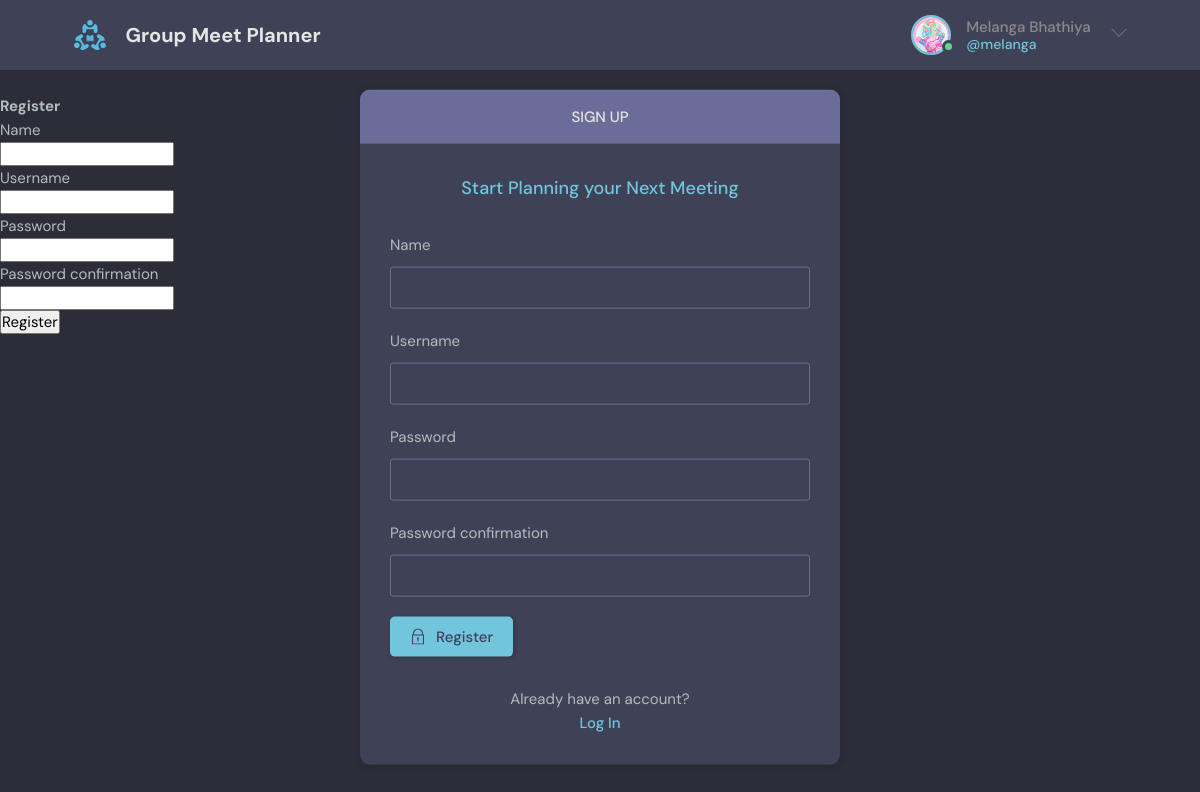
Page /register (signed in) on the committed database.
### base/models.py (models this page shows)
class User(AbstractUser):
    name = models.CharField(max_length=200, null=True)
    email = models.EmailField(null=True, blank=True)
    bio = models.TextField(null=True, blank=True)
    profile_pic = models.ImageField(null=True, default="avatar.svg")
    REQUIRED_FIELDS = []

### base/views.py (the view, shortened to what this page needs)
# urls.py: path('register', views.register_user, name="register-page"),
def register_user(request):
    form = ModifiedUserCreationForm()
    return render(request, 'base/register.html', {'register_form': form})

### base/forms.py
class ModifiedUserCreationForm(UserCreationForm):
    class Meta:
        model = User
        fields = ['name', 'username', 'password1', 'password2']

### base/templates/base/register.html (shortened to what this page needs)
{% extends 'main.html' %}
{% block content %}
    <main class="auth layout">
        <div class="container">
            <div class="layout__box">
                <div class="layout__boxHeader">
                    <div class="layout__boxTitle">
                        <h3>Sign up</h3>
                    </div>
                </div>
                <div class="layout__body">
                    <h2 class="auth__tagline">Start Planning your Next Meeting</h2>
                    <form class="form" action="" method="POST">
                        {% for field in register_form %}
                            <div class="form__group form__group">
                                <label>{{ field.label }}</label>
                                {{ field }}
                            </div>
                        {% endfor %}
                        <button class="btn btn--main" type="submit">
                            Register
                        </button>
                    </form>
                    <div class="auth__action">
                        <p>Already have an account?</p>
                        <a href="{% url 'login-page' %}" class="btn btn--link">Log In</a>
                    </div>
                </div>
            </div>
        </div>
    </main>
    <h2>Register</h2>
    <form method="POST" action="">
        {% for field in register_form %}
            <div>
                <label>{{ field.label }}<br>
                    {{ field }}</label>
            </div>
        {% endfor %}
        <input type="submit" value="Register">
    </form>
{% endblock %}

### templates/navbar.html (shortened to what this page needs)
{% load static %}
<header class="header header--loggedIn">
  <div class="container">
    <a href="{% url 'home' %}" class="header__logo">
      <img src="{% static 'images/logo.svg'%}" />
      <h1>Group Meet Planner</h1>
    </a>
    <nav class="header__menu">
    {% if request.user.is_authenticated %}
      <div class="header__user">
        <a href="{% url 'home' %}">
          <div class="avatar avatar--medium active">
            <img src="{{ request.user.profile_pic.url }}" />
          </div>
          <p>{{ request.user.name }} <span>@{{ request.user.username }}</span></p>
        </a>
        <button class="dropdown-button">
          <svg version="1.1" xmlns="http://www.w3.org/2000/svg" width="32" height="32" viewBox="0 0 32 32">
            <title>chevron-down</title>
            <path d="M16 21l-13-13h-3l16 16 16-16h-3l-13 13z"></path>
          </svg>
        </button>
      </div>
    {% else %}
      <a href="{% url 'login-page' %}">
        <img src="{% static 'images/avatar.svg' %}" />
        <p>Login</p>
      </a>
    {% endif %}
    </nav>
  </div>
</header>

### static/styles/style.css (style rules this page uses)
:root { --color-main: #71c6dd; --color-main-light: #e1f6fb; --color-dark: #3f4156; --color-dark-medium: #51546e; --color-dark-light: #696d97; --color-light: #e5e5e5; --color-gray: #8b8b8b; --color-light-gray: #b2bdbd; --color-bg: #2d2d39; --color-success: #5dd693; --color-error: #fc4b0b; }
* { font-family: "DM Sans", -apple-system, BlinkMacSystemFont, "Segoe UI", Roboto, Oxygen, Ubuntu, Cantarell, "Open Sans", "Helvetica Neue", sans-serif; margin: 0; padding: 0; box-sizing: border-box; text-rendering: optimizeLegibility; font-size: inherit; }
html { font-size: 56.25%; }
@media only screen and (min-width: 1200px) { html { font-size: 62.5%; } }
body { line-height: 1.6; font-weight: 400; font-size: 1.5rem; color: var(--color-light-gray); background-color: var(--color-bg); min-height: 100vh; }
img { width: 100%; }
a { display: inline-block; color: var(--color-main); text-decoration: none; }
.container { max-width: 120rem; width: 90%; margin: auto; }
.btn { background-color: transparent; border: none; display: inline-flex; align-items: center; gap: 1rem; cursor: pointer; transition: all ease-in-out 0.3s; padding: 1rem 2rem; border-radius: 5px; box-shadow: 1px 1px 3px 1px rgba(0, 0, 0, 0.15); font-weight: 500; }
.btn--link { border-radius: 0; padding: 0; color: var(--color-main); box-shadow: none; }
.btn--main { background-color: var(--color-main); color: var(--color-dark); }
.btn > svg { fill: currentColor; width: 1.6rem; height: 1.6rem; }
.avatar { position: relative; display: inline-block; border-radius: 50%; border: 2px solid var(--color-main); }
.avatar img { display: block; border-radius: 50%; object-fit: cover; object-position: center; }
.avatar::after { content: ""; display: block; position: absolute; background-color: var(--color-gray); z-index: 111; border-radius: 50%; border: 0.3rem solid var(--color-dark); }
.avatar.active::after { background-color: var(--color-success); }
.avatar.avatar--medium img { width: 3.6rem; height: 3.6rem; border-radius: 50%; }
.avatar.avatar--medium:after { width: 0.7rem; height: 0.7rem; bottom: 0px; right: -6px; }
.header { padding: 1.5rem; background-color: var(--color-dark); }
.header > .container { display: flex; gap: 9.5rem; }
.header__logo, .header__user { display: flex; gap: 2rem; align-items: center; }
.header__logo > img { height: 3.2rem; width: 3.2rem; }
.header__logo > h1 { font-weight: 700; font-size: 2rem; color: var(--color-light); }
.header__menu { margin-left: auto; position: relative; }
.header__menu a { display: flex; gap: 1.5rem; align-items: center; font-weight: 500; text-decoration: none; color: var(--color-gray); }
.header__menu img { height: 3.6rem; }
.header__menu p { line-height: 1.2; }
.header__menu span { color: var(--color-main); font-weight: 500; font-size: 1.4rem; display: block; }
.header__menu svg { width: 1.6rem; height: 1.6rem; fill: var(--color-dark-light); }
.dropdown-button { background: transparent; border: 0; outline: 0; cursor: pointer; }
.layout { margin-top: 2.4rem; }
.layout > .container { display: flex; justify-content: space-between; align-items: flex-start; }
.layout__box { width: 90%; max-width: 48rem; min-height: 40rem; position: absolute; top: 50%; left: 50%; transform: translate(-50%, -46%); background-color: var(--color-dark); border-radius: 1rem; box-shadow: 1px 1px 6px 3px rgba(0, 0, 0, 0.1); overflow: hidden; }
.layout__boxHeader { display: flex; padding: 1.5rem; background-color: var(--color-dark-light); }
.layout__boxTitle { display: flex; gap: 1.5rem; align-items: center; }
.layout__boxTitle h3 { text-transform: uppercase; font-weight: 500; color: var(--color-light); }
.layout__body { margin: 3rem; }
.form__group { margin-bottom: 2rem; width: 100%; }
.form__group label { display: block; font-size: 1.5rem; margin-bottom: 1rem; }
.form__group input, .form__group textarea, .form__group select { background: transparent; border: 1px solid var(--color-dark-light); padding: 1rem; border-radius: 3px; width: 100%; color: var(--color-light); font-weight: 500; outline: none; }
.auth__tagline { text-align: center; margin-bottom: 3rem; color: var(--color-main); font-weight: 500; font-size: 1.8rem; }
.auth .layout__boxHeader { text-align: center; justify-content: center; }
.auth__action { margin-top: 3rem; text-align: center; }

### rows in the picture
User: user.profile_pic (picture), user.name "Melanga Bhathiya", user.username "melanga"

### other values in the picture
{{ field.label }} "Name" "Username" "Password" "Password confirmation"
